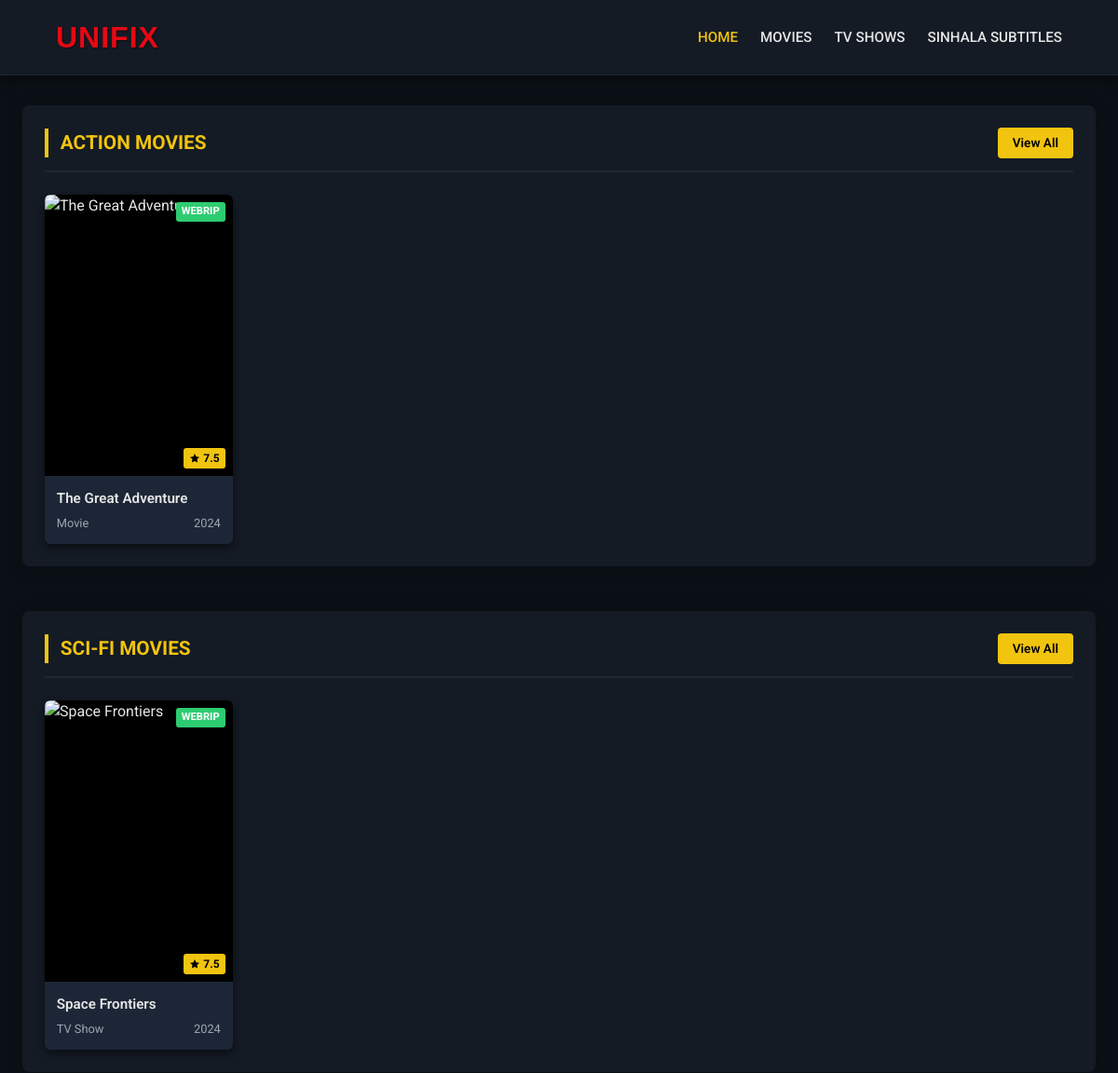
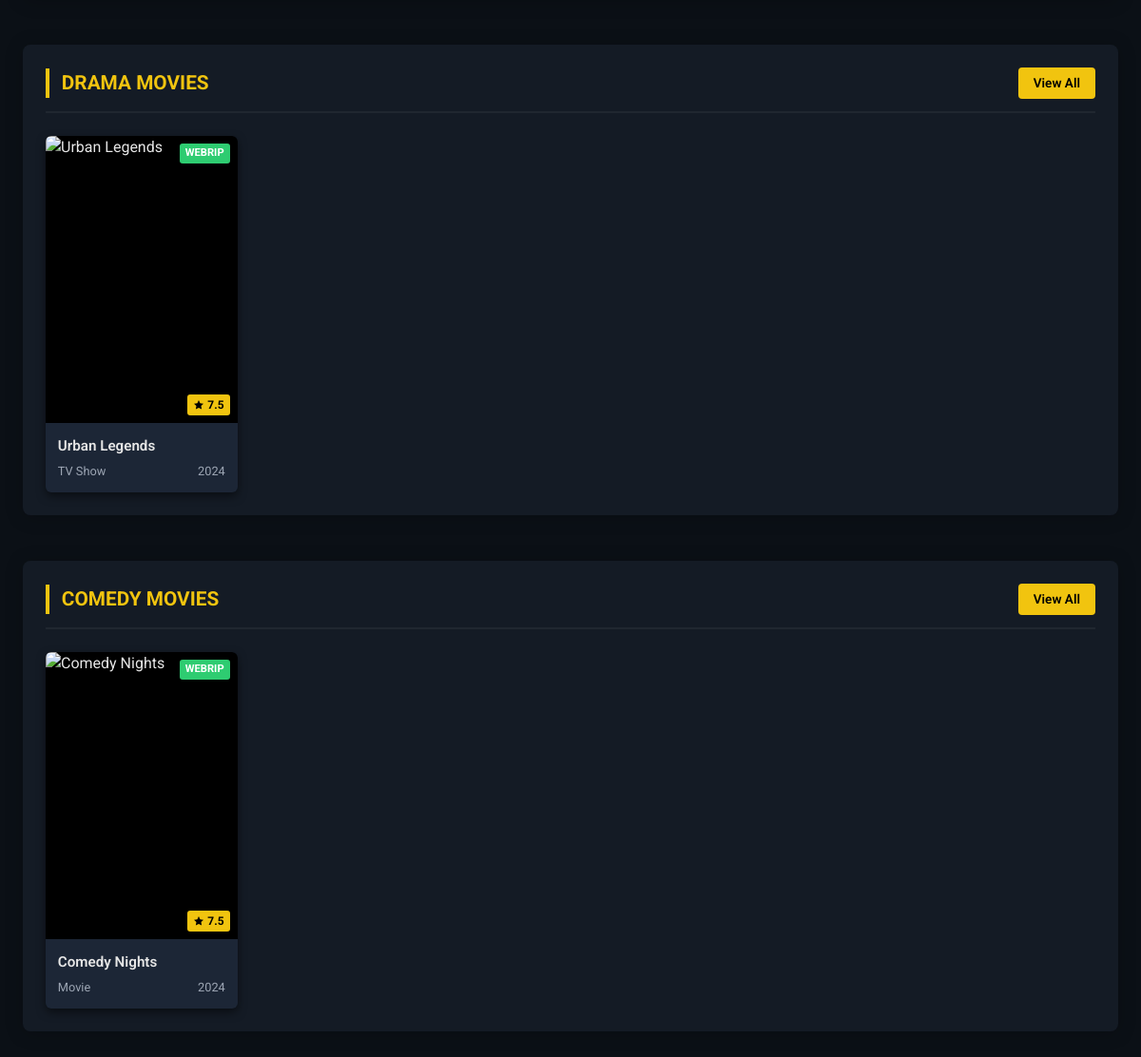
The page / on the database its author committed (2 pictures, top to bottom).
### tables this page shows
CREATE TABLE videos (
                id INTEGER PRIMARY KEY AUTOINCREMENT,
                title TEXT NOT NULL,
                description TEXT,
                poster_url TEXT,
                video_url TEXT,
                type TEXT DEFAULT 'Movie', -- 'Movie' or 'TV Show'
                category TEXT DEFAULT 'Action',
                views INTEGER DEFAULT 0
            );

### app.py (the view)
@app.route('/')
def index():
    record_traffic('/')
    featured = execute_query("SELECT * FROM videos ORDER BY RANDOM() LIMIT 1", fetchone=True)
    cats = execute_query("SELECT DISTINCT category FROM videos", fetchall=True)
    categories = [row['category'] for row in cats]
    collection = {}
    for cat in categories:
        videos = execute_query("SELECT * FROM videos WHERE category = ?", (cat,), fetchall=True)
        collection[cat] = videos
    return render_template('index.html', featured=featured, collection=collection)

### app.py (called while the page is built)
def get_db():
    if 'db' not in g:
        if DATABASE_URL:
            import psycopg2
            import psycopg2.extras
            g.db = psycopg2.connect(DATABASE_URL, sslmode='require')
            g.cursor = g.db.cursor(cursor_factory=psycopg2.extras.DictCursor)
        else:
            g.db = sqlite3.connect(DATABASE)
            g.db.row_factory = sqlite3.Row
            g.cursor = g.db.cursor()
    return g.db, g.cursor

@app.teardown_appcontext
def close_connection(exception):
    db = g.pop('db', None)
    cursor = g.pop('cursor', None)
    if cursor is not None:
        cursor.close()
    if db is not None:
        db.close()

def execute_query(query, params=(), commit=False, fetchone=False, fetchall=False, executemany=False):
    db, cursor = get_db()
    if DATABASE_URL:
        query = query.replace('?', '%s')
        query = query.replace('INTEGER PRIMARY KEY AUTOINCREMENT', 'SERIAL PRIMARY KEY')
    if executemany:
        cursor.executemany(query, params)
    else:
        cursor.execute(query, params)
    result = None
    if fetchone:
        result = cursor.fetchone()
    elif fetchall:
        result = cursor.fetchall()
    if commit:
        db.commit()
    return result

def record_traffic(path):
    row = execute_query('SELECT id FROM traffic WHERE path = ?', (path,), fetchone=True)
    if row:
        execute_query('UPDATE traffic SET views = views + 1 WHERE id = ?', (row['id'],), commit=True)
    else:
        execute_query('INSERT INTO traffic (path, views) VALUES (?, 1)', (path,), commit=True)

### templates/index.html (shortened to what this page needs)
<!DOCTYPE html>
<html lang="en">
<head>
    <link rel="stylesheet" href="{{ url_for('static', filename='css/styles.css') }}">
</head>
<body>
    <header id="navbar">
        <div class="logo">UNIFIX</div>
        <nav>
            <ul>
                <li><a href="/" class="active">Home</a></li>
                <li><a href="#">Movies</a></li>
                <li><a href="#">TV Shows</a></li>
                <li><a href="#">Sinhala Subtitles</a></li>
            </ul>
        </nav>
    </header>
    <main>
        {% for category, videos in collection.items() %}
        <section class="movie-section">
            <div class="section-header">
                <h2 class="section-title">{{ category }} Movies</h2>
                <a href="#" class="btn btn-primary" style="padding: 0.4rem 1rem; font-size: 0.85rem;">View All</a>
            </div>
            <div class="movie-grid">
                {% for video in videos %}
                <a href="/watch/{{ video.id }}" class="movie-card">
                    <div class="poster-wrapper">
                        <div class="quality-badge">WEBRip</div>
                        <div class="rating-badge">
                            <svg width="12" height="12" viewBox="0 0 24 24" fill="currentColor"><path d="M12 2l3.09 6.26L22 9.27l-5 4.87 1.18 6.88L12 17.77l-6.18 3.25L7 14.14 2 9.27l6.91-1.01L12 2z"/></svg>
                            7.5
                        </div>
                    </div>
                    <div class="card-info">
                        <h3 class="card-title">{{ video.title }}</h3>
                        <div class="card-meta">
                            <span>{{ video.type }}</span>
                            <span>2024</span>
                        </div>
                    </div>
                </a>
                {% endfor %}
            </div>
        </section>
        {% endfor %}
    </main>
</body>
</html>

### static/css/styles.css (style rules this page uses)
:root { --bg-color: #0b1016; --bg-surface: #141b25; --bg-hover: #1c2636; --text-primary: #e6e6e6; --text-secondary: #9da6b4; --accent-color: #f1c40f; --accent-hover: #f39c12; --badge-bg: #e50914; --badge-quality: #2ecc71; --shadow: 0 4px 10px rgba(0, 0, 0, 0.5); --border-color: rgba(255, 255, 255, 0.05); }
* { margin: 0; padding: 0; box-sizing: border-box; }
body { font-family: 'Roboto', 'Open Sans', 'Inter', sans-serif; background-color: var(--bg-color); color: var(--text-primary); line-height: 1.5; }
a { text-decoration: none; color: inherit; }
header { background-color: var(--bg-surface); border-bottom: 1px solid var(--border-color); display: flex; justify-content: space-between; align-items: center; padding: 1rem 5%; position: sticky; top: 0; z-index: 1000; box-shadow: var(--shadow); }
.logo { font-family: 'Arial Black', Impact, sans-serif; font-size: 2rem; font-weight: 900; color: #E50914; text-transform: uppercase; letter-spacing: 1px; text-shadow: 1px 1px 2px rgba(0,0,0,0.5); }
nav ul { list-style: none; display: flex; gap: 1.5rem; }
nav a { font-size: 0.95rem; font-weight: 500; color: var(--text-primary); text-transform: uppercase; transition: color 0.2s; }
nav a:hover, nav a.active { color: var(--accent-color); }
main { max-width: 1300px; margin: 2rem auto; padding: 0 2%; }
.movie-section { margin-bottom: 3rem; background: var(--bg-surface); border-radius: 8px; padding: 1.5rem; box-shadow: 0 2px 20px rgba(0,0,0,0.2); }
.section-header { display: flex; justify-content: space-between; align-items: center; margin-bottom: 1.5rem; border-bottom: 2px solid var(--border-color); padding-bottom: 0.8rem; }
.section-title { font-size: 1.3rem; font-weight: 700; color: var(--accent-color); text-transform: uppercase; border-left: 4px solid var(--accent-color); padding-left: 0.8rem; }
.movie-grid { display: grid; grid-template-columns: repeat(auto-fill, minmax(180px, 1fr)); gap: 1.5rem; }
.movie-card { position: relative; background: var(--bg-hover); border-radius: 6px; overflow: hidden; box-shadow: var(--shadow); transition: transform 0.2s ease, box-shadow 0.2s ease; display: flex; flex-direction: column; }
.poster-wrapper { position: relative; width: 100%; aspect-ratio: 2 / 3; overflow: hidden; background-color: #000; }
.quality-badge { position: absolute; top: 8px; right: 8px; background-color: var(--badge-quality); color: #fff; font-size: 0.7rem; font-weight: 700; padding: 2px 6px; border-radius: 3px; z-index: 2; text-transform: uppercase; }
.rating-badge { position: absolute; bottom: 8px; right: 8px; background-color: var(--accent-color); color: #000; font-size: 0.75rem; font-weight: 700; padding: 2px 6px; border-radius: 3px; z-index: 2; display: flex; align-items: center; gap: 3px; }
.card-info { padding: 0.8rem; flex-grow: 1; display: flex; flex-direction: column; justify-content: space-between; }
.card-title { font-size: 0.95rem; font-weight: 600; color: var(--text-primary); margin-bottom: 5px; overflow: hidden; text-overflow: ellipsis; display: -webkit-box; -webkit-line-clamp: 2; line-clamp: 2; -webkit-box-orient: vertical; }
.card-meta { font-size: 0.8rem; color: var(--text-secondary); display: flex; justify-content: space-between; }
.btn { display: inline-flex; align-items: center; gap: 0.5rem; padding: 0.6rem 1.2rem; border-radius: 4px; font-size: 0.95rem; font-weight: 600; cursor: pointer; border: none; transition: background 0.2s; }
.btn-primary { background-color: var(--accent-color); color: #000; }

### rows shown on the page
videos: title "The Great Adventure", type "Movie"
videos: title "Space Frontiers", type "TV Show"
videos: title "Urban Legends", type "TV Show"
videos: title "Comedy Nights", type "Movie"

### other values the page prints
{{ category }} "ACTION" "SCI-FI" "DRAMA" "COMEDY"
